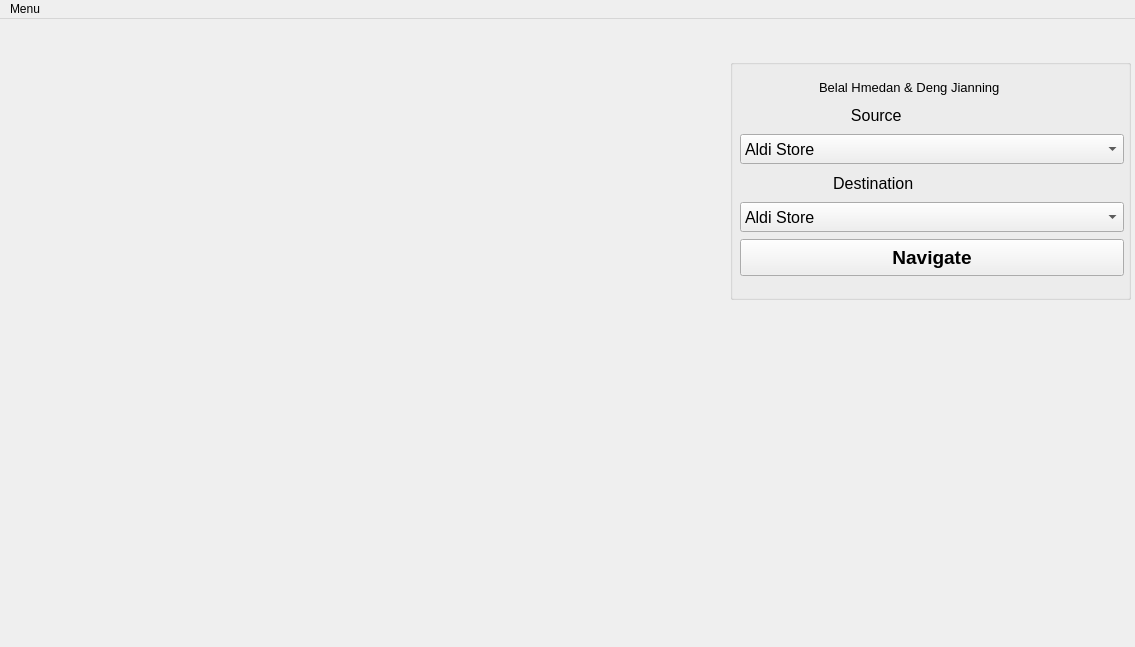
<?xml version="1.0" encoding="UTF-8"?>
<ui version="4.0">
 <class>MainWindow</class>
 <widget class="QMainWindow" name="MainWindow">
  <property name="geometry">
   <rect>
    <x>0</x>
    <y>0</y>
    <width>1135</width>
    <height>647</height>
   </rect>
  </property>
  <property name="windowTitle">
   <string>MainWindow</string>
  </property>
  <widget class="QWidget" name="centralwidget">
   <widget class="QWidget" name="MapWidget" native="true">
    <property name="geometry">
     <rect>
      <x>0</x>
      <y>0</y>
      <width>1191</width>
      <height>661</height>
     </rect>
    </property>
    <property name="minimumSize">
     <size>
      <width>1191</width>
      <height>661</height>
     </size>
    </property>
    <property name="maximumSize">
     <size>
      <width>1191</width>
      <height>661</height>
     </size>
    </property>
    <widget class="QGroupBox" name="groupBox">
     <property name="geometry">
      <rect>
       <x>730</x>
       <y>40</y>
       <width>401</width>
       <height>241</height>
      </rect>
     </property>
     <property name="title">
      <string/>
     </property>
     <widget class="QPushButton" name="Navigate_Button">
      <property name="geometry">
       <rect>
        <x>10</x>
        <y>180</y>
        <width>384</width>
        <height>37</height>
       </rect>
      </property>
      <property name="font">
       <font>
        <pointsize>14</pointsize>
        <weight>75</weight>
        <bold>true</bold>
       </font>
      </property>
      <property name="text">
       <string>Navigate</string>
      </property>
     </widget>
     <widget class="QLabel" name="Destination_Lb">
      <property name="geometry">
       <rect>
        <x>10</x>
        <y>112</y>
        <width>384</width>
        <height>24</height>
       </rect>
      </property>
      <property name="font">
       <font>
        <pointsize>12</pointsize>
        <weight>50</weight>
        <bold>false</bold>
       </font>
      </property>
      <property name="text">
       <string>                     Destination</string>
      </property>
     </widget>
     <widget class="QComboBox" name="Destination_QB">
      <property name="geometry">
       <rect>
        <x>10</x>
        <y>143</y>
        <width>384</width>
        <height>30</height>
       </rect>
      </property>
      <property name="font">
       <font>
        <pointsize>12</pointsize>
        <weight>50</weight>
        <bold>false</bold>
       </font>
      </property>
      <item>
       <property name="text">
        <string>Aldi Store</string>
       </property>
      </item>
      <item>
       <property name="text">
        <string>Restaurant Le Fut</string>
       </property>
      </item>
      <item>
       <property name="text">
        <string>Place Schnider</string>
       </property>
      </item>
      <item>
       <property name="text">
        <string>Acacias Residence</string>
       </property>
      </item>
      <item>
       <property name="text">
        <string>IUT University</string>
       </property>
      </item>
      <item>
       <property name="text">
        <string>Train Station (Gare du Creusot)</string>
       </property>
      </item>
      <item>
       <property name="text">
        <string>Carrefour Shopping Center</string>
       </property>
      </item>
      <item>
       <property name="text">
        <string>Condorcet Center University</string>
       </property>
      </item>
      <item>
       <property name="text">
        <string>Hospital Creusot</string>
       </property>
      </item>
      <item>
       <property name="text">
        <string>BNP PariBank</string>
       </property>
      </item>
      <item>
       <property name="text">
        <string>Acion Store</string>
       </property>
      </item>
      <item>
       <property name="text">
        <string>El-Loco Cafe</string>
       </property>
      </item>
      <item>
       <property name="text">
        <string>Residence Jean Monnent</string>
       </property>
      </item>
      <item>
       <property name="text">
        <string>Crous Office &amp; Restaurant</string>
       </property>
      </item>
      <item>
       <property name="text">
        <string>Euro Lav(Laundry)</string>
       </property>
      </item>
      <item>
       <property name="text">
        <string>Pharmacie des Acacias</string>
       </property>
      </item>
      <item>
       <property name="text">
        <string>Centre Medico Scolaire (Medical school)</string>
       </property>
      </item>
      <item>
       <property name="text">
        <string>Driving School</string>
       </property>
      </item>
      <item>
       <property name="text">
        <string>Le Poste</string>
       </property>
      </item>
      <item>
       <property name="text">
        <string>MCDonld's</string>
       </property>
      </item>
     </widget>
     <widget class="QComboBox" name="Source_QB">
      <property name="geometry">
       <rect>
        <x>10</x>
        <y>75</y>
        <width>384</width>
        <height>30</height>
       </rect>
      </property>
      <property name="font">
       <font>
        <pointsize>12</pointsize>
        <weight>50</weight>
        <bold>false</bold>
       </font>
      </property>
      <item>
       <property name="text">
        <string>Aldi Store</string>
       </property>
      </item>
      <item>
       <property name="text">
        <string>Restaurant Le Fut</string>
       </property>
      </item>
      <item>
       <property name="text">
        <string>Place Schnider</string>
       </property>
      </item>
      <item>
       <property name="text">
        <string>Acacias Residence</string>
       </property>
      </item>
      <item>
       <property name="text">
        <string>IUT University</string>
       </property>
      </item>
      <item>
       <property name="text">
        <string>Train Station (Gare du Creusot)</string>
       </property>
      </item>
      <item>
       <property name="text">
        <string>Carrefour Shopping Center</string>
       </property>
      </item>
      <item>
       <property name="text">
        <string>Condorcet Center University</string>
       </property>
      </item>
      <item>
       <property name="text">
        <string>Hospital Creusot</string>
       </property>
      </item>
      <item>
       <property name="text">
        <string>BNP PariBank</string>
       </property>
      </item>
      <item>
       <property name="text">
        <string>Acion Store</string>
       </property>
      </item>
      <item>
       <property name="text">
        <string>El-Loco Cafe</string>
       </property>
      </item>
      <item>
       <property name="text">
        <string>Residence Jean Monnent</string>
       </property>
      </item>
      <item>
       <property name="text">
        <string>Crous Office &amp; Restaurant</string>
       </property>
      </item>
      <item>
       <property name="text">
        <string>Euro Lav(Laundry)</string>
       </property>
      </item>
      <item>
       <property name="text">
        <string>Pharmacie des Acacias</string>
       </property>
      </item>
      <item>
       <property name="text">
        <string>Centre Medico Scolaire (Medical school)</string>
       </property>
      </item>
      <item>
       <property name="text">
        <string>Driving School</string>
       </property>
      </item>
      <item>
       <property name="text">
        <string>Le Poste</string>
       </property>
      </item>
      <item>
       <property name="text">
        <string>MCDonld's</string>
       </property>
      </item>
     </widget>
     <widget class="QLabel" name="label">
      <property name="geometry">
       <rect>
        <x>89</x>
        <y>13</y>
        <width>231</width>
        <height>31</height>
       </rect>
      </property>
      <property name="font">
       <font>
        <pointsize>10</pointsize>
        <weight>50</weight>
        <bold>false</bold>
       </font>
      </property>
      <property name="text">
       <string>Belal Hmedan &amp; Deng Jianning</string>
      </property>
     </widget>
     <widget class="QLabel" name="Source_Lb">
      <property name="geometry">
       <rect>
        <x>10</x>
        <y>44</y>
        <width>384</width>
        <height>24</height>
       </rect>
      </property>
      <property name="font">
       <font>
        <pointsize>12</pointsize>
        <weight>50</weight>
        <bold>false</bold>
       </font>
      </property>
      <property name="text">
       <string>                         Source</string>
      </property>
     </widget>
    </widget>
   </widget>
  </widget>
  <widget class="QMenuBar" name="menubar">
   <property name="geometry">
    <rect>
     <x>0</x>
     <y>0</y>
     <width>1135</width>
     <height>26</height>
    </rect>
   </property>
   <widget class="QMenu" name="menuMenu">
    <property name="title">
     <string>Menu</string>
    </property>
    <addaction name="action_Open_File"/>
    <addaction name="actionQuit"/>
    <addaction name="separator"/>
   </widget>
   <addaction name="menuMenu"/>
  </widget>
  <action name="action_Open_File">
   <property name="text">
    <string>&amp;Open File</string>
   </property>
  </action>
  <action name="actionQuit">
   <property name="text">
    <string>&amp;Quit</string>
   </property>
  </action>
 </widget>
 <resources/>
 <connections/>
</ui>
